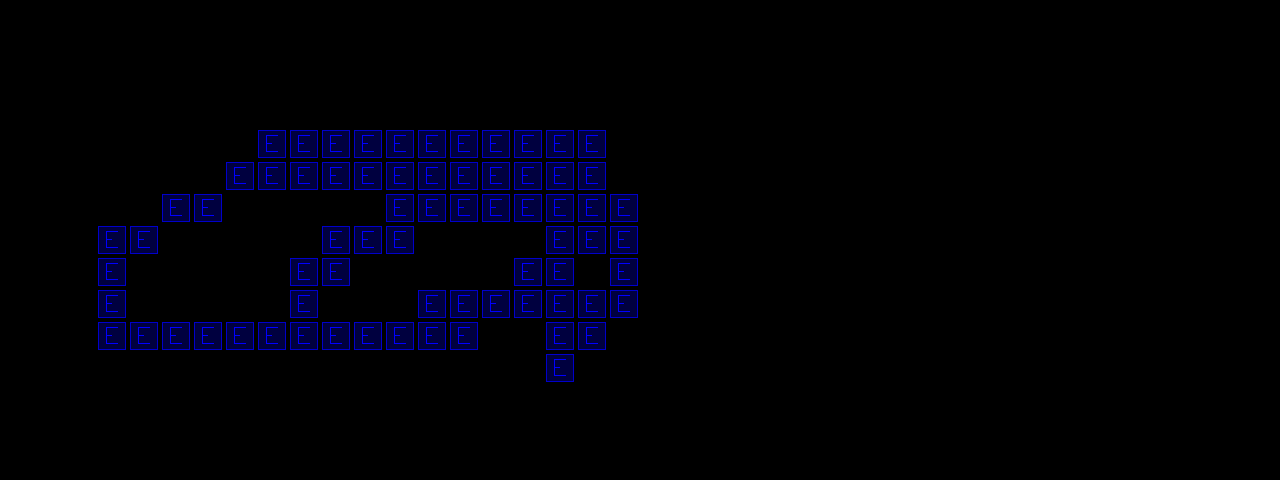

A 2D game scene composited from a Tiled map and its tileset images. What follows is a short description and the map's XML, with each tile layer's data collapsed to a summary:
An orthogonal 40x15 tile map with 32x32 px tiles, 1 tile layer (Tile Layer 1).

<map version="1.0" orientation="orthogonal" width="40" height="15" tilewidth="32" tileheight="32">
 <tileset firstgid="1" source="resources/triggers.tsx" />
 <layer name="Tile Layer 1" width="40" height="15">
  <data>[600 cells, 71 non-empty, 1 distinct tile ids]</data>
 </layer>
</map>
